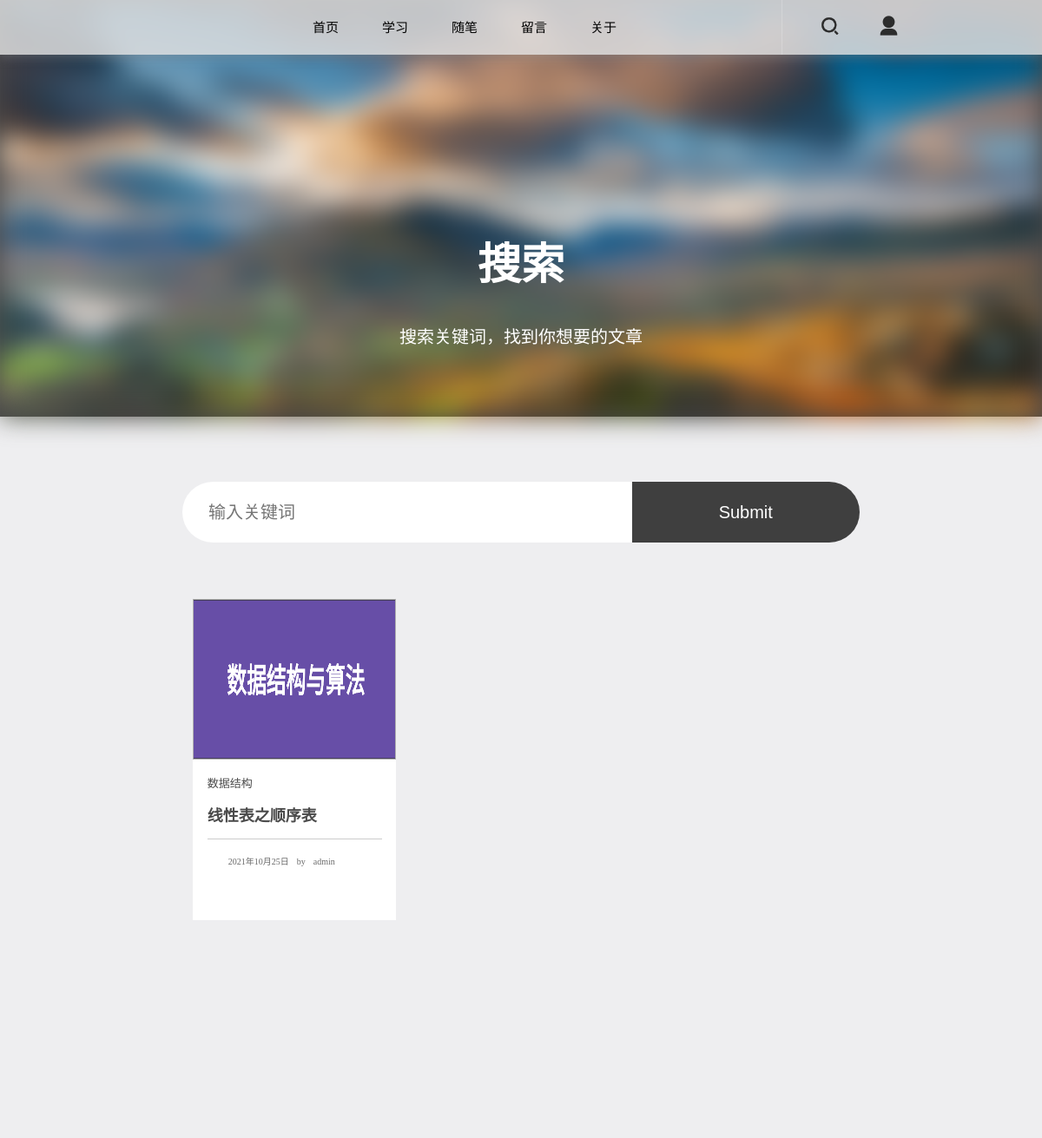
Page /search/?name= (signed in, upper part) on the earlier database version.
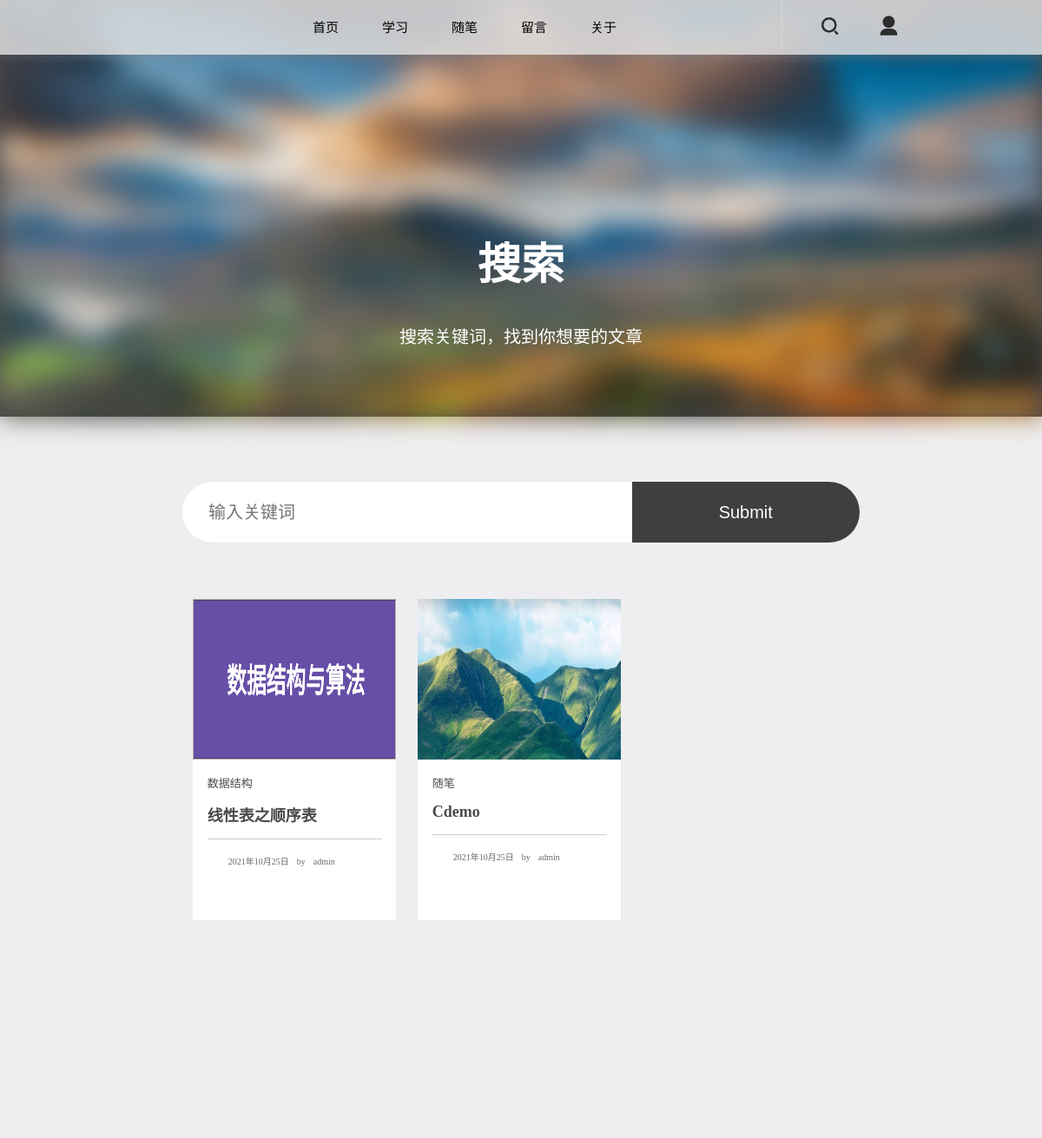
Same page on the later database version.
### blog/models.py (models this page shows)
class Section(models.Model):
    id = models.AutoField(primary_key=True)
    name = models.CharField(max_length=20, verbose_name='name', unique=True)
    TreeSum = models.IntegerField(max_length=200, verbose_name='TreeSum', default=0)
    describe = models.CharField(max_length=50, verbose_name='describe', null=True)
    image = models.ImageField('照片', upload_to='uploadimg/', blank=True, null=True)
    parent = models.IntegerField(max_length=200, verbose_name='parent', default=0)

class Article(models.Model):
    id = models.AutoField(primary_key=True)
    writer = models.CharField(max_length=255, verbose_name='writer')
    time = models.DateField(verbose_name='time', auto_now=True)
    title = models.CharField(max_length=255, verbose_name='title')
    ftitle = models.CharField(max_length=255, verbose_name='ftitle', default='null')
    body = models.CharField(max_length=60000, verbose_name='body')
    parent = models.IntegerField(max_length=200, verbose_name='parent', default=0)
    section = models.IntegerField(max_length=200, verbose_name='section', default=0)
    image = models.ImageField('照片', upload_to='uploadimg/', blank=True, null=True)

### blog/views.py (the view)
# urls.py: path('search/', views.search, name='search'),
def search(request):
    dic = {'title2': '搜索', 'page': 'navs', 'navs': models.Section.objects.all(),
           'mess': models.Remark.objects.all().order_by('-id')[:5], 'messlast': models.Remark.objects.last()}
    if request.user.is_authenticated:
        dic['login'] = True
    else:
        dic['login'] = False
    getsetting(dic)
    if request.method == 'GET':
        name = request.GET['name']
        dic['articles'] = models.Article.objects.filter(
            Q(title__contains=name) | Q(ftitle__contains=name) | Q(writer__contains=name))
        dic['value'] = name
    return render(request, 'article/search.html', dic)

### blog/views.py (called while the page is built)
def getsetting(dic):
    f = open('static/setting/setting.json', 'r')
    data = f.read()
    data = json.loads(data)
    dic.update(data)
    f.close()

### templates/article/search.html (shortened to what this page needs)
{% extends 'article/base.html' %}
{% block content %}
    <div class="navimage">
        <div style="width: 100%;height: 100%;">
        <img class="navbackimage" src="/static/image/search.jpg" style="width: 100%;height: 100%;z-index: 10;object-fit: cover;"></div>
        <div class="navimages">
            <p class="navimagesfont"><b>搜索</b></p>
            <p class="navimagesfont2">搜索关键词，找到你想要的文章</p>
        </div>
    </div>
    <div class="newArticle">
        <div class="articleBox">
                <form action="/search/" method="GET">
                    <div class="navSearchBox" >
                        <input type="text" class="navSearchBoxText2" placeholder="输入关键词" name="name" value="{{value}}">
                        <input type="submit" class="navSearchBoxSub2">
                    </div>
                </form>
            {% if articles|length > 0 %}
            <div class="articles">
                {% for article in articles %}
                <div class="article">
                    <a href="/article/?id={{article.id}}">
                        <div class="articleimg">
                            <img src="/static/{{article.image}}" alt="" style="width: 100%;height: 100%;" >
                        </div>
                        <div class="articlefont">
                            <p style="color: rgb(75, 75, 75);font-size: 13px;">
                                {% for nav in navs %}
                                {% if article.section == nav.id %}
                                {{nav.name}}
                                {% endif %}
                                {% endfor %}</p>
                            <p style="color: rgb(75, 75, 75);font-size: 18px;margin-top:7%;margin-bottom: 7%;white-space:nowrap;text-overflow:ellipsis;overflow:hidden;"><b>{{article.title}}</b></p>
                            <div class="articleline"></div>
                            <div class="articletime">
                                <embed src="/static/svg/clock.svg" width="15" height="15" type="image/svg+xml" />
                                <h style="font-size: 10px;color: rgb(105, 105, 105);margin-left: 5px;">{{article.time}}</h>
                                <h style="font-size: 10px;color: rgb(105, 105, 105);margin-left: 5px;">by</h>
                                <h style="font-size: 10px;color: rgb(105, 105, 105);margin-left: 5px;">{{article.writer}}</h>
                            </div>
                        </div>
                    </a>
                </div>
                {% endfor %}
            </div>
            {% endif %}
        </div>
    </div>
{% endblock %}

### templates/blog/navheader.html (shortened to what this page needs)
<header>
    <div class="headertwo">
        <div class="logo">
            <embed src="/static/svg/logo.svg" width="50" height="50" type="image/svg+xml"  style="margin-top:7px;"/>
        </div>
        <div class="navs">
                <div class="navbox"><a href="/" class="navfont2">首页</a></div>
                <ul class="nav1">
                    {% for nav in navs %}
                    {% if nav.TreeSum == 0 %}
                    {% if nav.parent == 0 %}
                    <div class="navbox"><a href="/navs/?name={{nav.id}}&page=1" class="navfont2">{{nav.name}}</a></div>
                    {% endif %}
                    {% elif nav.TreeSum > 0 %}
                    <li>
                    <div class="navbox"><a href="#" class="navfont2">{{nav.name}}</a></div>
                    </li>
                    {% endif %}
                    {% endfor %}
                </ul>
                <div class="navbox"><a href="/mess/" class="navfont2">留言</a></div>
                <div class="navbox"><a href="/about/" class="navfont2">关于</a></div>
        </div>
        <div class="search">
            <a href="/search/?name="><img src="/static/image/search1.png" alt="" width="30" height="30" style="margin-top:15px;margin-left: 40px;" ></a>
            {% if login == False %}
            <a href="/accounts/login/"><img src="/static/image/loginico1.png" alt="" width="25" height="25" style="margin-top:20px;margin-left: 40px;"></a>
            {% elif login == True %}
            <ul class="nav1">
                <li>
                <div class="navbox2"><img src="/static/image/loginico1.png" alt="" width="25" height="25" style="margin-top:14px;margin-left: 40px;"></div>
                </li>
            </ul>
            {% endif %}
        </div>
    </div>
</header>

Differences in the rows shown:
added Article: image (picture), title "Cdemo", time "2021年10月25日", writer "admin", Section (name "随笔")
